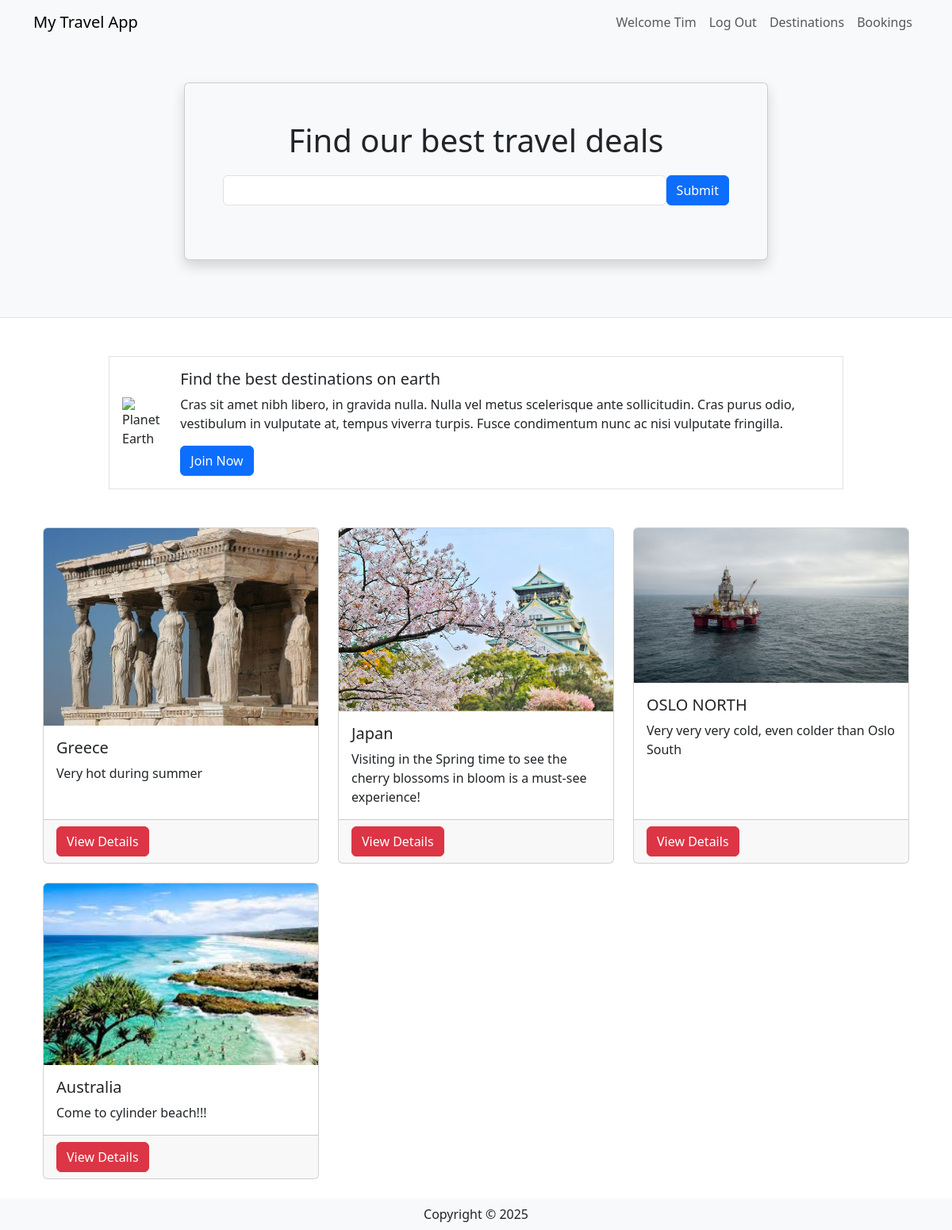
/ (signed in), run on the app's committed database.
### travel/models.py (models this page shows, shortened)
class User(db.Model, UserMixin):
    __tablename__ = 'users' # good practice to specify table name
    id = db.Column(db.Integer, primary_key=True)
    name = db.Column(db.String(100), index=True, unique=True, nullable=False)
    emailid = db.Column(db.String(100), index=True, nullable=False)
    password_hash = db.Column(db.String(255), nullable=False)
    comments = db.relationship('Comment', backref='user')

class Destination(db.Model):
    __tablename__ = 'destinations'
    id = db.Column(db.Integer, primary_key=True)
    name = db.Column(db.String(80))
    description = db.Column(db.String(200))
    image = db.Column(db.String(400))
    currency = db.Column(db.String(3))
    comments = db.relationship('Comment', backref='destination')

### travel/views.py (the view)
@mainbp.route('/')
def index():
    destinations = db.session.scalars(db.select(Destination)).all()
    return render_template('index.html', destinations=destinations)

### travel/templates/index.html
{% extends 'base.html' %}
{% block header %}
      <div class="container">
         <div class="row justify-content-center mt-5 pb-4">
            <div class="col-md-8">
               <div class="card shadow p-5 mb-5 bg-light">
                  <h1 class="text-center mb-3">Find our best travel deals</h1>
                  <form class="form-inline d-flex flex-nowrap" action="{{ url_for('main.search') }}" >
                     <input type="text" name="search" class="form-control flex-grow-1 my-1 mr-sm-2" id="SearchForm">
                     <button type="submit" class="flex-shrink-1 btn btn-primary my-1">Submit</button>
                   </form>
               </div>
            </div>
         </div>
      </div>
{% endblock %}
{% block content %}
      <div class="container">
         <div class="row mt-5 mb-5 justify-content-center">
            <div class="col-md-10">
               <div class="media border p-3 d-flex justify-content-start">
                  <img class="align-self-center me-3" style="max-width:120px"
                     src="https://upload.wikimedia.org/wikipedia/commons/thumb/2/22/Earth_Western_Hemisphere_transparent_background.png/600px-Earth_Western_Hemisphere_transparent_background.png"
                     alt="Planet Earth">
                  <div class="align-self-center media-body">
                     <h5 class="mt-0">Find the best destinations on earth</h5>
                     <p class="d-none d-sm-block">Cras sit amet nibh libero, in gravida nulla. Nulla vel metus
                        scelerisque ante sollicitudin. Cras purus odio, vestibulum in vulputate at, tempus viverra
                        turpis. Fusce condimentum nunc ac nisi vulputate fringilla.</p>
                     <a href="#" class="btn btn-primary">Join Now</a>
                  </div>
               </div>
            </div>
         </div>
         <div class="container">
            <div class="row">
               {% for destination in destinations %}
               <div class="col-md-4 mb-4">
                  <div class="card h-100">
                     <img class="card-img-top" src="{{ destination.image }}" alt="destination picture">
                     <div class="card-body">
                        <h5 class="card-title">{{ destination.name }}</h5>
                        <p class="card-text">{{ destination.description }}</p>
                     </div>
                     <div class="card-footer">
                        <a href="{{ url_for('destination.show', id=destination.id) }}" class="btn btn-danger">View Details</a>
                     </div>
                  </div>
               </div>
               {% endfor %}
            </div>
         </div>
      </div>
{% endblock %}

### travel/templates/base.html (shortened to what this page needs)
<html>
<head>
   <link href="https://cdn.jsdelivr.net/npm/bootstrap@5.3.2/dist/css/bootstrap.min.css" rel="stylesheet">
</head>
<body>
   <header class="bg-light border-bottom">
      <nav class="navbar navbar-expand-lg navbar-light bg-light">
         <div class="container">
            <a href="/" class="navbar-brand">My Travel App</a>
            <div class="collapse navbar-collapse justify-content-end" id="navbarSupportedContent">
               <div class="navbar-nav ml-auto">
                  {% if current_user.is_authenticated %}
                     <a class="nav-item nav-link disabled text-muted" href="#">Welcome {{current_user.name}}</a>
                     <a class="nav-item nav-link" href="{{ url_for('auth.logout') }}">Log Out</a>
                  {% else %}
                     <a class="nav-item nav-link" href="{{ url_for('auth.register') }}">Register</a>
                     <a class="nav-item nav-link" href="{{ url_for('auth.login') }}">Log In</a>
                  {% endif %}
                  <a class="nav-item nav-link" href="{{ url_for('destination.create') }}">Destinations</a>
                  <a class="nav-item nav-link" href="#">Bookings</a>
               </div>
            </div>
         </div>
      </nav>
      {% block header %}
      {% endblock %}
   </header>
   {% block content %}
   {% endblock %}
    <footer class="footer">
        <div class="text-center py-2 bg-light">
            <span class="text-dark">Copyright &copy; {{ year }}</span>
        </div>
    </footer>
   </body>
</html>

### data on the page
User: name "Tim"
Destination: image (picture), name "Greece", description "Very hot during summer"
Destination: image (picture), name "Japan", description "Visiting in the Spring time to see the cherry blossoms in bloom is a must-see experience!"
Destination: image (picture), name "OSLO NORTH", description "Very very very cold, even colder than Oslo South"
Destination: image (picture), name "Australia", description "Come to cylinder beach!!!"
